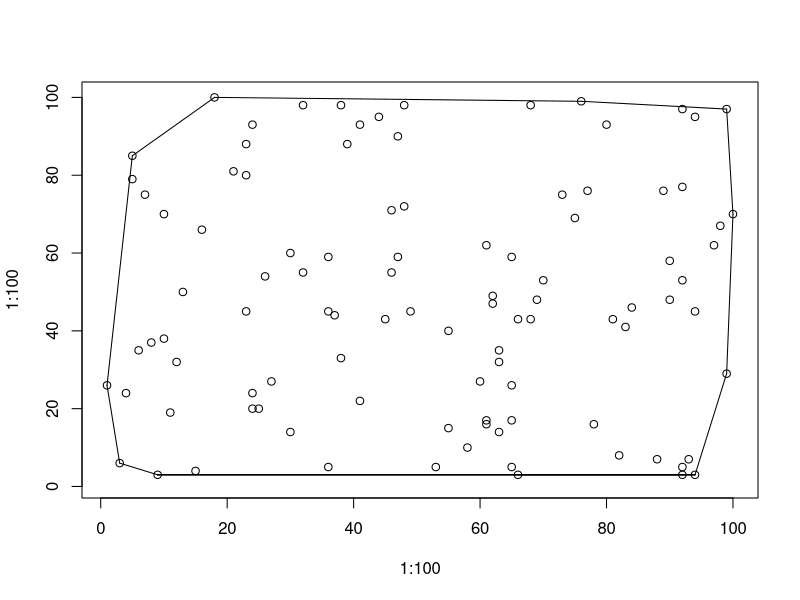

R code for this plot:
#! /usr/bin/env Rscript
png("convex.png", width=700, height=700)
plot(1:100, 1:100, type="n")
points(44,95)
points(62,47)
points(48,98)
points(65,17)
points(73,75)
points(80,93)
points(99,97)
points(25,20)
points(27,27)
points(5,79)
points(49,45)
points(63,14)
points(63,32)
points(37,44)
points(15,4)
points(24,20)
points(21,81)
points(36,59)
points(84,46)
points(75,69)
points(5,85)
points(94,3)
points(94,95)
points(63,35)
points(77,76)
points(65,59)
points(78,16)
points(4,24)
points(88,7)
points(10,70)
points(30,60)
points(61,62)
points(66,43)
points(16,66)
points(48,72)
points(23,88)
points(10,38)
points(18,100)
points(92,77)
points(76,99)
points(94,45)
points(23,80)
points(32,55)
points(26,54)
points(60,27)
points(36,45)
points(65,26)
points(12,32)
points(97,62)
points(6,35)
points(47,90)
points(99,29)
points(89,76)
points(69,48)
points(62,49)
points(92,97)
points(92,3)
points(92,5)
points(82,8)
points(36,5)
points(46,55)
points(92,53)
points(23,45)
points(81,43)
points(39,88)
points(55,40)
points(3,6)
points(90,58)
points(55,15)
points(7,75)
points(100,70)
points(38,33)
points(24,24)
points(32,98)
points(41,22)
points(58,10)
points(83,41)
points(61,16)
points(24,93)
points(53,5)
points(1,26)
points(47,59)
points(41,93)
points(8,37)
points(98,67)
points(61,17)
points(9,3)
points(13,50)
points(45,43)
points(93,7)
points(90,48)
points(46,71)
points(70,53)
points(65,5)
points(38,98)
points(11,19)
points(68,43)
points(66,3)
points(30,14)
points(68,98)
segments(99,97,76,99)
segments(99,97,100,70)
segments(5,85,18,100)
segments(5,85,1,26)
segments(94,3,99,29)
segments(94,3,92,3)
segments(94,3,9,3)
segments(94,3,66,3)
segments(18,100,76,99)
segments(99,29,100,70)
segments(92,3,9,3)
segments(92,3,66,3)
segments(3,6,1,26)
segments(3,6,9,3)
segments(9,3,66,3)
dev.off()
